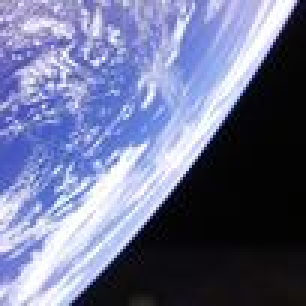
#> input picture tools/example_picture/100822_171950(UTC+1h)_noexp_-_10_80-S3-N7.jpg, 102 x 102 px, given as the content of the folder realPicture, which was not available (shown 3 times larger)
$ python clustering.py   (older library calls are emulated)
#> lines starting #> are read from the running program, lines starting #| are printed output that depends on the picture; long printed decimals are rounded; pictures that were not available may be replaced by others from this repository, and a replacement may not be noted
"""
Created by Elias Obreque
els.obrq@gmail.com
Date: 10-11-2022
"""
import matplotlib.pyplot as plt
import scipy.misc
import scipy.cluster
from sklearn.cluster import KMeans
import numpy as np
import scipy
import os
from PIL import Image
import binascii

# Bajo 50, 50, 50 es negro


def cluster(col, n_clusters):
    ar = np.asarray(col).copy()
    shape = ar.shape
    ar = ar.reshape(np.product(shape[:2]), shape[2]).astype(float)

    # print('finding clusters')
    codes, dist = scipy.cluster.vq.kmeans(ar, n_clusters)
    # print('cluster centres:\n', codes)

    vecs, dist = scipy.cluster.vq.vq(ar, codes)  # assign codes
    counts, bins = np.histogram(vecs, len(codes))  # count occurrences
    counts_ = np.sort(counts)
    # [5 lines of commented-out code are left out]
    return [codes, np.asarray(counts) * 0.06, bins, vecs]


def decrease_color(im, ncol, plot=False):
    w, h = im.size
    col_array = np.asarray(im.copy(), dtype=np.float32) / 255
    colors = im.getcolors(h * w)
    num_colores = len(colors)
    print(u'Número de colores = ', num_colores)
    R = np.copy(col_array[:, :, 0])
    G = np.copy(col_array[:, :, 1])
    B = np.copy(col_array[:, :, 2])
    XR = R.reshape((-1, 1))
    XG = G.reshape((-1, 1))
    XB = B.reshape((-1, 1))
    X = np.concatenate((XR, XG, XB), axis=1)
    k_means = KMeans(n_clusters=ncol, n_init=10)
    k_means.fit(X)
    centroides = k_means.cluster_centers_
    etiquetas = k_means.labels_
    count, _ = np.histogram(etiquetas, len(centroides))
    m = XR.shape
    for i in range(m[0]):
        XR[i] = centroides[etiquetas[i]][0]
        XG[i] = centroides[etiquetas[i]][1]
        XB[i] = centroides[etiquetas[i]][2]
    XR.shape = R.shape
    XG.shape = G.shape
    XB.shape = B.shape
    XR = XR[:, :, np.newaxis]
    XG = XG[:, :, np.newaxis]
    XB = XB[:, :, np.newaxis]

    Y = np.concatenate((XR, XG, XB), axis=2)
    # Lighter color
    norm_color = [np.linalg.norm(c) for c in centroides]
    order_ = np.sort(norm_color)[::-1]
    lighter_color_idx = [np.argmin(abs(np.array(norm_color) - val)) for idx, val in enumerate(order_)]
    lighter_colors = centroides[lighter_color_idx]
    if plot:
        plt.figure(figsize=(12, 12))
        plt.title("Decrease Color - Array")
        plt.imshow(col_array)
        plt.axis('off')
        plt.figure(figsize=(12, 12))
        plt.title("Decrease Color - RGB")
        plt.imshow(Y)
        plt.axis('off')
        plt.show()
    return Y * 255, lighter_colors * 255, count[lighter_color_idx]


if __name__ == '__main__':
    SC = "S3"
    filename_list = []
    folder = "realPicture/"
    black_count_max = 1
    black_count = 0
    black_color_norm = 23
    white_color_norm = 255
    white_count_max = 1
    white_count = 0
    plot_file = False
    for filename in os.listdir("realPicture"):
        save = False
        if '.jpg' in filename and 'N7' in filename and SC in filename:
            im = Image.open(folder + filename)
#> im is the input picture: PIL image 102x102 RGB; mean R, G, B 107.7, 113.1, 147.2
            if im.width > 200:
                continue
            colors_list = np.asarray(im.copy()).reshape(im.width * im.height, 3)
            mean_color = np.mean(np.mean(colors_list, axis=1))
#> mean_color = 122.7
            std_color = np.std(np.mean(colors_list, axis=1))
#> std_color = 90.73
            if white_color_norm * 0.98 > mean_color > black_color_norm:
                print("NORMAL - ", filename, "Mean value:", mean_color)
#| NORMAL -  100822_171950(UTC+1h)_noexp_-_10_80-S3-N7.jpg Mean value: 122.667
                filename_list.append(filename)
                save = True
            elif white_count < white_count_max and white_color_norm * 0.98 < mean_color:
                print("WHITE - ", filename)
                filename_list.append(filename)
                white_count += 1
                save = True
            elif black_count < black_count_max and mean_color < black_color_norm:
                print("BLACK - ", filename)
                filename_list.append(filename)
                black_count += 1
                save = True
            if plot_file and save:
                plt.figure()
                plt.imshow(im)

    # plt.show()
    cluster_list = []

    fig_sub, ax = plt.subplots(3, int(np.ceil(len(filename_list) / 3)))
    ax = ax.flatten()
    fig_sub_colorless, ax_colorless = plt.subplots(3, int(np.ceil(len(filename_list) / 3)))
    ax_colorless = ax_colorless.flatten()
    i = 0
    n_clusters = 10
    for filename in filename_list:
        im = Image.open(folder + filename)
        cluster_list.append(cluster(im, n_clusters))
#> in cluster, `codes, dist = scipy.cluster.vq.kmeans(ar, n_clusters)`: codes = [[108, 122.1, 198.2], [133.6, 142.1, 206.1], [154, 164.2, 222.9], [83.85, 96.49, 176.8], [197.5, 204.3, 243.7], [176.5, 184.2, 232.8], [4.15, 4, 5.19], [14.93, 13.84, 20.69], [220.1, 225.5, 251.3], [243.6, 247.1, 253.7]]; dist = 11.75
#> in cluster, `vecs, dist = scipy.cluster.vq.vq(ar, codes)`: vecs = 10404 values, max 9 at index 88, min 0 at index 29, mean 4.71; dist = 10404 values, max 94.13 at index 1012, min 0.821 at index 2952, mean 11.75
#> in cluster, `counts, bins = np.histogram(vecs, len(codes))`: counts = [1074, 889, 888, 631, 752, 916, 2175, 1551, 780, 748]; bins = [0, 0.9, 1.8, 2.7, 3.6, 4.5, 5.4, 6.3, 7.2, 8.1, 9]
#> in cluster, `counts_ = np.sort(counts)`: counts_ = [631, 748, 752, 780, 888, 889, 916, 1074, 1551, 2175]
        im_colorless = decrease_color(im, n_clusters)
#> in decrease_color, `colors = im.getcolors(h * w)`: colors = 6427 items
#> in decrease_color, `num_colores = len(colors)`: num_colores = 6427
#| Número de colores =  6427
#> in decrease_color, `R = np.copy(col_array[:, :, 0])`:
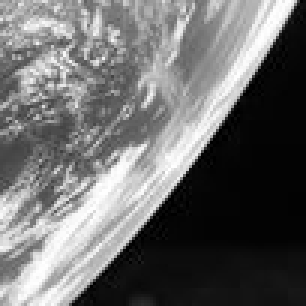
#> R: shape (102, 102) float32 (shown 3 times larger); min 0, max 1, mean 0.422
#> in decrease_color, `G = np.copy(col_array[:, :, 1])`:
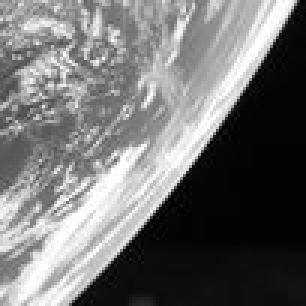
#> G: shape (102, 102) float32 (shown 3 times larger); min 0, max 1, mean 0.444
#> in decrease_color, `B = np.copy(col_array[:, :, 2])`:
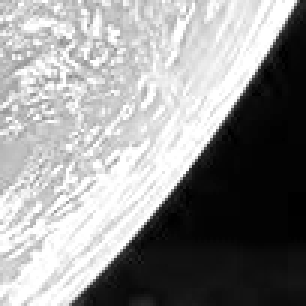
#> B: shape (102, 102) float32 (shown 3 times larger); min 0, max 1, mean 0.577
#> in decrease_color, `XR = R.reshape((-1, 1))`: XR = 10404 values, max 1 at index 5667, min 0 at index 1726, mean 0.422
#> in decrease_color, `XG = G.reshape((-1, 1))`: XG = 10404 values, max 1 at index 95, min 0 at index 2027, mean 0.444
#> in decrease_color, `XB = B.reshape((-1, 1))`: XB = 10404 values, max 1 at index 14, min 0 at index 1726, mean 0.577
#> after the loop in decrease_color, `for i in range(m[0]):`: XB = 10404 values, max 0.994 at index 88, min 0.02 at index 509, mean 0.577; XG = 10404 values, max 0.958 at index 88, min 0.0156 at index 509, mean 0.444; XR = 10404 values, max 0.943 at index 88, min 0.0161 at index 509, mean 0.422
#> in decrease_color, `XB = XB[:, :, np.newaxis]`:
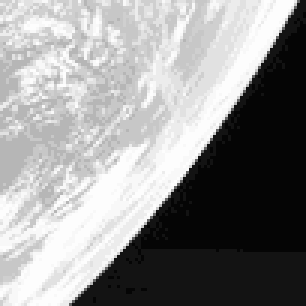
#> XB: shape (102, 102, 1) float32 (shown 3 times larger); min 0.02, max 0.994, mean 0.577
#> in decrease_color, `Y = np.concatenate((XR, XG, XB), axis=2)`:
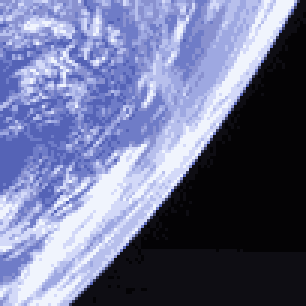
#> Y: shape (102, 102, 3) float32 (shown 3 times larger); mean of channels 0, 1, 2 0.422, 0.444, 0.577; drawn as R, G, B
        ax[i].set_title(str(i + 1))
        ax[i].imshow(im)
        ax_colorless[i].set_title(str(i + 1))
        ax_colorless[i].imshow(im_colorless[0]/ 255)
        i += 1

    fig_clu, ax = plt.subplots(1, 3, figsize=(15, 5))
    i = 1
    ax = ax.flatten()
    markers = ['o', '.', ',', 'x', '+', 'v', '^', '<', '>', 's', 'd']
    for cluster_ in cluster_list[:10]:
        xs = cluster_[0][:, 0]
        ys = cluster_[0][:, 1]
        zs = cluster_[0][:, 2]
        ax[0].plot(range(len(xs)), xs, '--', lw=0.5)
        ax[1].plot(range(len(xs)), ys, '--', lw=0.5)
        ax[2].plot(range(len(xs)), zs, '--', lw=0.5)
        ax[0].scatter(range(len(xs)), xs, label=str(i), marker=markers[i - 1], s=cluster_[1], alpha=0.5)
        ax[1].scatter(range(len(ys)), ys, label=str(i), marker=markers[i - 1], s=cluster_[1], alpha=0.5)
        ax[2].scatter(range(len(zs)), zs, label=str(i), marker=markers[i - 1], s=cluster_[1], alpha=0.5)
        i += 1
#> this loop made 1 pass
#> i on pass 1: 2
#> after the loop, i = 2
    [ax_.set_xlabel('N Cluster') for ax_ in ax]
    ax[0].set_ylabel('RED')
    ax[1].set_ylabel('GREEN')
    ax[2].set_ylabel('BLUE')
    plt.legend()

    fig_rgb, ax = plt.subplots(1, n_clusters, figsize=(15, 5))

    ax = ax.flatten()
    i = 1
    for cluster_ in cluster_list[:10]:
        for j, color_rgb in enumerate(cluster_[0]):
            ax[j].plot(range(len(color_rgb)), color_rgb, '--', color=color_rgb/255, lw=0.5)
            ax[j].legend()
            ax[j].scatter(range(len(color_rgb)), color_rgb, color=color_rgb/255, marker=markers[i - 1],
                          s=cluster_[1][j], alpha=0.5, label=str(i))
        i += 1
#> after the loop, i = 2
    [ax_.set_xlabel('Color RGB') for k, ax_ in enumerate(ax)]
    [ax_.set_ylabel('Cluster ' + str(k)) for k, ax_ in enumerate(ax)]
    plt.show()
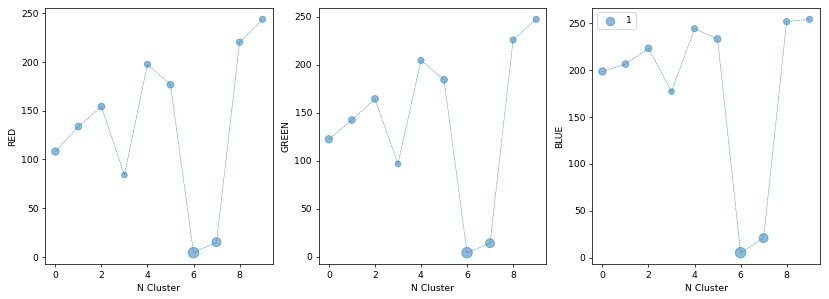
#> figure drawn by matplotlib, 3 panels; panel 1: curve peaks at x = 9, y = 243.6; panel 2: curve peaks at x = 9, y = 247.1; panel 3: curve peaks at x = 9, y = 253.7
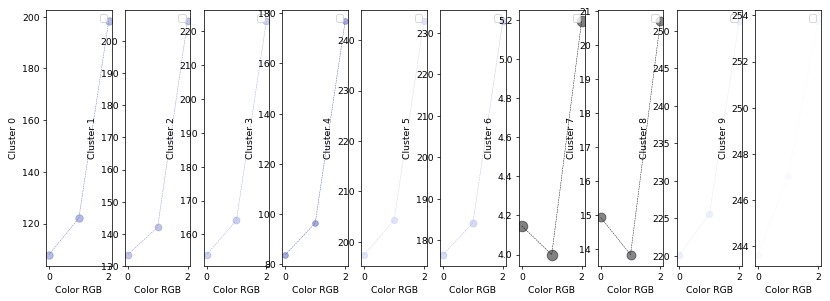
#> figure drawn by matplotlib, 10 panels
